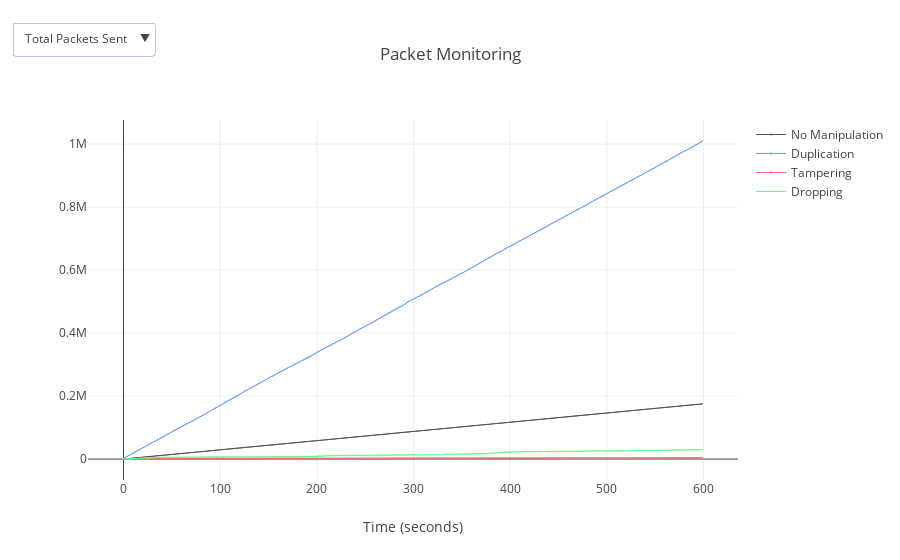

The code cell stored with this chart in its notebook:
### Markdown cell above
<h1><a id="Visualizations-c"></a>C. Interactive Plot</h1>

### Code cell
def updateVisibility(selected_type):
    visibilityValues = []
    for plot_datum in plot_data:
        if plot_datum['Type'] == selected_type:
            visibilityValues.append(True)
        else:
            visibilityValues.append(False)
    return visibilityValues

norm_total = {'x': np.arange(0, 600), 'y': getPacketsSent(df_norm)}
dup_total = {'x': np.arange(0, 600), 'y': getPacketsSent(df_dup)}
tamper_total = {'x': np.arange(0, 600), 'y': getPacketsSent(df_tamper)}
drop_total = {'x': np.arange(0, 600), 'y': getPacketsSent(df_drop)}

norm_speed = {'x': np.arange(0, 600), 'y': getPacketSpeeds(df_norm)}
dup_speed = {'x': np.arange(0, 600), 'y': getPacketSpeeds(df_dup)}
tamper_speed = {'x': np.arange(0, 600), 'y': getPacketSpeeds(df_tamper)}
drop_speed = {'x': np.arange(0, 600), 'y': getPacketSpeeds(df_drop)}

data = []
buttons_data = []
buttons_labels = ["Total Packets Sent", "Packet Speed"]
plot_data = [{"Title": "No Manipulation", "Type": "Total Packets Sent", "Data": norm_total, "Color": "rgb(77, 82, 91)"}, 
             {"Title": "Duplication", "Type": "Total Packets Sent", "Data": dup_total, "Color": "rgb(104, 156, 249)"}, 
             {"Title": "Tampering", "Type": "Total Packets Sent", "Data": tamper_total, "Color": "rgb(249, 104, 104)"}, 
             {"Title": "Dropping", "Type": "Total Packets Sent", "Data": drop_total, "Color": "rgb(104, 249, 133)"},
             {"Title": "No Manipulation", "Type": "Packet Speed", "Data": norm_speed, "Color": "rgb(77, 82, 91)"}, 
             {"Title": "Duplication", "Type": "Packet Speed", "Data": dup_speed, "Color": "rgb(104, 156, 249)"}, 
             {"Title": "Tampering", "Type": "Packet Speed", "Data": tamper_speed, "Color": "rgb(249, 104, 104)"}, 
             {"Title": "Dropping", "Type": "Packet Speed", "Data": drop_speed, "Color": "rgb(104, 249, 133)"}]

for button_label in buttons_labels:
    buttons_data.append(dict(
        label = button_label,
        method = 'update',
        args = [{'visible': updateVisibility(button_label)}]
    ))
    
for plot_datum in plot_data:
    data.append(go.Scatter(
        x=plot_datum["Data"]["x"],
        y=plot_datum["Data"]["y"],
        mode='lines+markers',
        line=dict(
            color=plot_datum["Color"],
            width=1
        ),
        marker = dict(
            size = 1
        ),
        name=plot_datum["Title"],
        text=plot_datum["Title"],
        visible=(plot_datum["Type"]=='Total Packets Sent')
    ))
    

updatemenus = list([
    dict(active=0,
         buttons= buttons_data,
         direction = 'down',
         pad = {'r': 10, 't': 10},
         showactive = True,
         x = 0,
         xanchor = 'center',
         y = 1.3,
         yanchor = 'top'
    )
])
    
layout = dict(
    title='Packet Monitoring',
    updatemenus = updatemenus,
    xaxis=dict(
        title='Time (seconds)',
        rangeslider=dict(),
        autorange=True
    ),
)

fig = dict(data=data, layout=layout)
iplot(fig)

### Figure 1 — Plotly figure (JSON) as saved in the notebook; plotly's stock layout.template omitted (floating-point values rounded to 4 significant figures; data arrays with more than 128 entries replaced by an {"elided": "..."} marker saying what was removed)
{"data": [{"line": {"color": "rgb(77, 82, 91)", "width": 1}, "marker": {"size": 1}, "mode": "lines+markers", "name": "No Manipulation", "text": "No Manipulation", "type": "scatter", "uid": "9ea09699-20b0-4bc4-8088-94905e6a912b", "visible": true, "x": {"elided": "600 int values"}, "y": {"elided": "600 int values"}}, {"line": {"color": "rgb(104, 156, 249)", "width": 1}, "marker": {"size": 1}, "mode": "lines+markers", "name": "Duplication", "text": "Duplication", "type": "scatter", "uid": "3748e522-3853-45c5-b6ba-8058197d0a89", "visible": true, "x": {"elided": "600 int values"}, "y": {"elided": "600 int values"}}, {"line": {"color": "rgb(249, 104, 104)", "width": 1}, "marker": {"size": 1}, "mode": "lines+markers", "name": "Tampering", "text": "Tampering", "type": "scatter", "uid": "a3627ed5-25dc-40c0-965a-dac54996fe05", "visible": true, "x": {"elided": "600 int values"}, "y": {"elided": "600 int values"}}, {"line": {"color": "rgb(104, 249, 133)", "width": 1}, "marker": {"size": 1}, "mode": "lines+markers", "name": "Dropping", "text": "Dropping", "type": "scatter", "uid": "d6cedf79-ad8c-49b8-899d-1019a104d602", "visible": true, "x": {"elided": "600 int values"}, "y": {"elided": "600 int values"}}, {"line": {"color": "rgb(77, 82, 91)", "width": 1}, "marker": {"size": 1}, "mode": "lines+markers", "name": "No Manipulation", "text": "No Manipulation", "type": "scatter", "uid": "10d5a32b-3d81-4d19-b1a7-ef8fff099c82", "visible": false, "x": {"elided": "600 int values"}, "y": {"elided": "600 int values"}}, {"line": {"color": "rgb(104, 156, 249)", "width": 1}, "marker": {"size": 1}, "mode": "lines+markers", "name": "Duplication", "text": "Duplication", "type": "scatter", "uid": "8cadecdf-442d-48ba-9774-c1cff52c8639", "visible": false, "x": {"elided": "600 int values"}, "y": {"elided": "600 int values"}}, {"line": {"color": "rgb(249, 104, 104)", "width": 1}, "marker": {"size": 1}, "mode": "lines+markers", "name": "Tampering", "text": "Tampering", "type": "scatter", "uid": "a2004565-a168-4ade-ad90-07ea4b9e3f65", "visible": false, "x": {"elided": "600 int values"}, "y": {"elided": "600 int values"}}, {"line": {"color": "rgb(104, 249, 133)", "width": 1}, "marker": {"size": 1}, "mode": "lines+markers", "name": "Dropping", "text": "Dropping", "type": "scatter", "uid": "f47bd981-b1da-4b00-9ac2-a001c45b9aa2", "visible": false, "x": {"elided": "600 int values"}, "y": {"elided": "600 int values"}}], "layout": {"title": {"text": "Packet Monitoring"}, "updatemenus": [{"active": 0, "buttons": [{"args": [{"visible": [true, true, true, true, false, false, false, false]}], "label": "Total Packets Sent", "method": "update"}, {"args": [{"visible": [false, false, false, false, true, true, true, true]}], "label": "Packet Speed", "method": "update"}], "direction": "down", "pad": {"r": 10, "t": 10}, "showactive": true, "x": 0, "xanchor": "center", "y": 1.3, "yanchor": "top"}], "xaxis": {"autorange": true, "title": {"text": "Time (seconds)"}}}}
